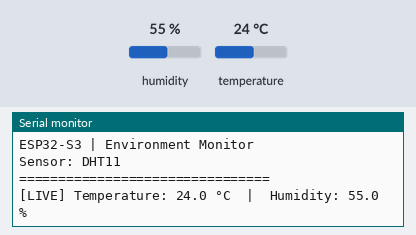
Simulated run of this sketch. Board: ESP32-S3. On the bench: the last lines printed to the serial monitor. The test bench sets the inputs (shaded band); at power-on: humidity 55 %, temperature 24 °C.

Above: at 2.7 s.
2.8 s: humidity set to 22 %
At 3.9 s:
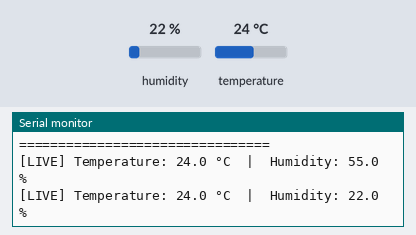
5.5 s: temperature set to 12 °C
At 6.2 s:
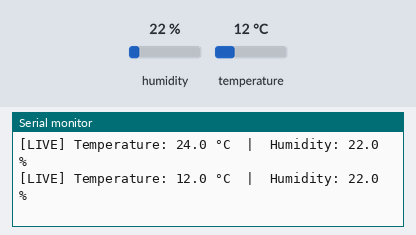
8.2 s: humidity set to 40 %
At 11.0 s:
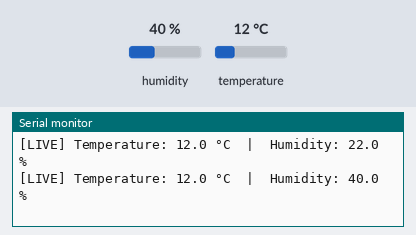
Timing chart, 0 to 12.5 s (numbered marks = the images above; inputs shaded):
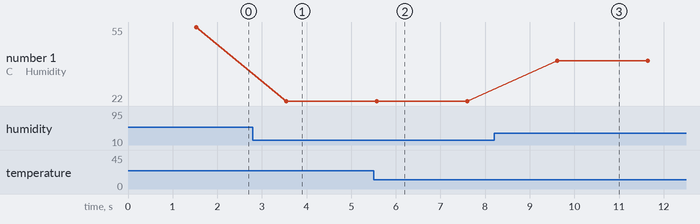

Measured:
- after the input at 2.8 s, the serial monitor: prints a new line after 0.75 s (image 1)
- after the input at 5.5 s, the serial monitor: prints a new line after 0.07 s (image 2)
- after the input at 8.2 s, the serial monitor: prints a new line after 1.4 s (image 3)
- plotted number 1: 55 → 22 after the input at 2.8 s, 22 → 40 after the input at 8.2 s

The sketch:

ESP32S3_DHT11_Monitor.ino
```cpp
#include "DHT.h"

#define DHTPIN 4
#define DHTTYPE DHT11

DHT dht(DHTPIN, DHTTYPE);

void setup() {
  Serial.begin(115200);
  delay(1500);
  dht.begin();

  Serial.println();
  Serial.println("ESP32-S3 | Environment Monitor");
  Serial.println("Sensor: DHT11");
  Serial.println("================================");
}

void loop() {
  float humidity = dht.readHumidity();
  float tempC = dht.readTemperature();

  if (isnan(humidity) || isnan(tempC)) {
    Serial.println("[ERROR] Unable to read DHT11 sensor.");
  } else {
    Serial.print("[LIVE] Temperature: ");
    Serial.print(tempC, 1);
    Serial.print(" °C  |  Humidity: ");
    Serial.print(humidity, 1);
    Serial.println(" %");
  }

  delay(2000);
}
```
